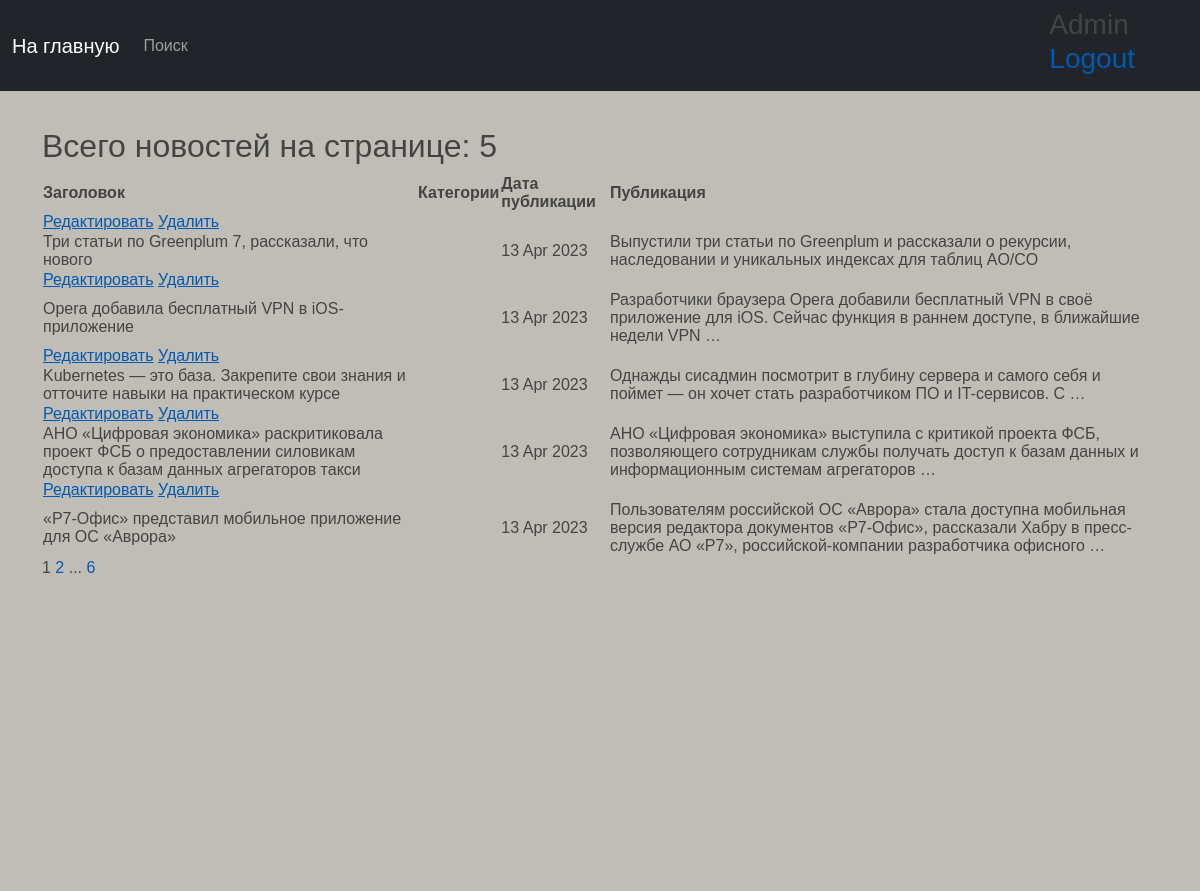
Page /news/ (signed in) on the committed database.
### news/models.py (models this page shows, shortened)
class Post(models.Model):
    author = models.ForeignKey(Author, on_delete=models.CASCADE)
    view = models.CharField(max_length=2, choices=OPTIONS_POST)
    time_in = models.DateTimeField(auto_now_add=True)
    category = models.ManyToManyField(Category, through='PostCategory')
    title = models.CharField(max_length=150)
    text = models.TextField()
    rating_post = models.IntegerField(default=0)

### news/views.py (the view)
# urls.py: path('', PostsList.as_view(), name='post_list'),
class PostsList(ListView):
    model = Post
    ordering = '-time_in'
    template_name = 'posts.html'
    context_object_name = 'posts'
    paginate_by = 5
    def get_context_data(self, **kwargs):
        context = super().get_context_data(**kwargs)
        return context

### news/templatetags/custom_filters.py (called while the page is built)
@register.filter()
def censor(word):
    if isinstance(word, str):
        for i in word.split():
            if i.capitalize() in cens_words:
                word = word.replace(i, i[0] + '*' * len(i))
    else:
        raise ValueError('custom_filters -> censor -> A string is expected, but a different data type has been entered')
    return word

### templates/posts.html (shortened to what this page needs)
{% extends 'flatpages/default.html' %}
{% load custom_filters %}
{% block content %}
    <h2>Всего новостей на странице: {{ object_list|length }}</h2>
    {% if posts %}
        <table>
            <tr>
                <td><b>Заголовок</b></td>
                <td><b>Категории</b></td>
                <td><b>Дата публикации</b></td>
                <td><b>Публикация</b></td>
            </tr>
            {% for post in posts %}
                    <td>
                        <a href="{% url 'news_edit' post.id %}"><u>Редактировать</u></a>
                        <a href="{% url 'news_delete' post.id %}"><u> Удалить </u></a>
        </td>
            <tr>
                <td>{{ post.title|censor }}</td>
                <td>
                </td>
                <td>{{ post.time_in|date:'d M Y' }}</td>
                <td>{{ post.text|truncatewords:20|censor }}</td>
            </tr>
            {% endfor %}
        </table>
    {% else %}
        <h2>Новостей нет!</h2>
    {% endif %}
   {{ page_obj.number }}
   {% if page_obj.has_next %}
       <a href="?page={{ page_obj.next_page_number }}">{{ page_obj.next_page_number }}</a>
       {% if paginator.num_pages != page_obj.next_page_number %}
           ...
           <a href="?page={{ page_obj.paginator.num_pages }}">{{ page_obj.paginator.num_pages }}</a>
       {% endif %}
   {% endif %}
{% endblock content %}

### templates/flatpages/default.html (shortened to what this page needs)
{% load static account socialaccount %}
<html lang="en">
    <head>
        <link href="{% static 'css/styles.css' %}" rel="stylesheet" />
    </head>
    <body>
     <nav class="navbar navbar-expand-lg navbar-dark bg-dark static-top">
           <div class="container">
               <a class="navbar-brand" href="{% url 'post_list' %}">На главную </a>
               <div class="collapse navbar-collapse" id="navbarResponsive">
                   <ul class="navbar-nav ml-auto">
                       <li class="nav-item active">
                           <a class="nav-link" href="{% url 'post_search' %}">Поиск</a>
                           </li>
                   </ul>
               </div>
           </div>
         {% if user.is_authenticated %}
         <h3>{{ user.username }} <a href="../accounts/logout">Logout</a></h3>
         {% else %}
         <h3><a href="{% provider_login_url "google" %}">Login</a></h3>
         {% endif %}
        </nav>
    <div class="general-container">
            <div class="container">
               <div class="row">
                   <div class="col-lg-12 col-lg-offset-2">
                       {% block content %}{% endblock content %}
                   </div>
               </div>
            </div>
    </div>
    </body>
</html>

### rows in the picture
Post: title|censor "Три статьи по Greenplum 7, рассказали, что нового", time_in "13 Apr 2023", text|censor "Выпустили три статьи по Greenplum и рассказали о рекурсии, наследовании и уникальных индексах для таблиц AO/CO"
Post: title|censor "Opera добавила бесплатный VPN в iOS-приложение", time_in "13 Apr 2023", text|censor "Разработчики браузера Opera добавили бесплатный VPN в своё приложение для iOS. Сейчас функция в раннем доступе, в ближайшие недели VPN …"
Post: title|censor "Kubernetes — это база. Закрепите свои знания и отточите навыки на практическом курсе", time_in "13 Apr 2023", text|censor "Однажды сисадмин посмотрит в глубину сервера и самого себя и поймет — он хочет стать разработчиком ПО и IT-сервисов. С …"
Post: title|censor "АНО «Цифровая экономика» раскритиковала проект ФСБ о предоставлении силовикам доступа к базам данных агрегаторов такси", time_in "13 Apr 2023", text|censor "АНО «Цифровая экономика» выступила с критикой проекта ФСБ, позволяющего сотрудникам службы получать доступ к базам данных и информационным системам агрегаторов …"
Post: title|censor "«Р7-Офис» представил мобильное приложение для ОС «Аврора»", time_in "13 Apr 2023", text|censor "Пользователям российской ОС «Аврора» стала доступна мобильная версия редактора документов «Р7-Офис», рассказали Хабру в пресс-службе АО «Р7», российской-компании разработчика офисного …"

### other values in the picture
{{ user.username }} "Admin"
{{ object_list|length }} "5"
{{ page_obj.number }} "1"
{{ page_obj.next_page_number }} "2"
{{ page_obj.paginator.num_pages }} "6"
